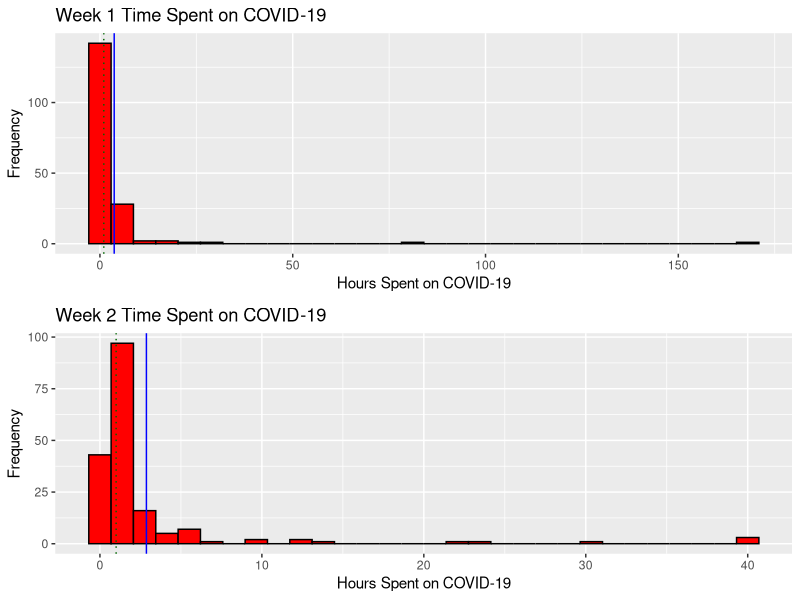

This figure's R source: (Note: this script raises an error after producing the figure.)
## ---- chunk 1
knitr::opts_chunk$set(echo = TRUE)

library(dplyr)
library(tidyverse)
library(GGally)
library(MASS)
## ---- chunk 2
setwd("~/Desktop/sta302h1/STA302H1 -- Projects/final report")
sta302_performance_data = read.csv("./data.csv", header = TRUE)
attach(sta302_performance_data)
## ---- chunk 3
rearranged_data <- sta302_performance_data %>%
    # Create a new "country" column, which is just "Country" but whose entries are factors.
    mutate(country = as.factor(Country)) %>%
  
    # TODO: Replace quiz grades, covid hours, and sta302h1 study hours with their
    # TODO: median counterparts.

    # Remove the "X" column: it's simply the row number, which isn't very useful.
    # Remove the "Country" column: column "country" already exists
    dplyr::select(-X, -Country) %>%
    
    # Rearrange similar columns side-by-side.
    relocate(country,
             COVID.hours..W1., COVID.hours..W2., COVID.hours..W3., COVID.hours..W4.,
             STA302.hours..W1., STA302.hours..W2., STA302.hours..W3., STA302.hours..W4.,
             Quiz_1_score, Quiz_2_score, Quiz_3_score, Quiz_4_score)
## ---- chunk 4
num_column_NAs = function(predictor_variable) {
  sum(is.na(predictor_variable))
}
## ---- chunk 5
row_nums_of_NA_columns = function(data, predictor_variable) {
  which(is.na(predictor_variable))
}
## ---- chunk 6
rows_with_num_NAs = function(data, num_NAs) {
  return (rowSums(is.na(data)) == num_NAs)
}
## ---- chunk 7
row_nums_of_NA_rows = function(data, num_NAs) {
  return (which(rows_with_num_NAs(data, num_NAs)))
}
## ---- chunk 8
display_histogram <- function(data, predictor_variable, histogram_title, x_axis_label) {
  ggplot(data = tibble(data), mapping = aes(x = predictor_variable)) +
    geom_histogram(col = "black", fill = "red", bins = 30) +
    labs(title = histogram_title, y = "Frequency", x = x_axis_label) + 
    geom_vline(mapping = aes(xintercept = mean(predictor_variable, na.rm = TRUE)),
               color = "blue", linetype = "solid") +
    geom_vline(mapping = aes(xintercept = median(predictor_variable, na.rm = TRUE)),
               color = "dark green", linetype = "dotted")
}
## ---- chunk 9
display_boxplot <- function(data, predictor_variable, boxplot_title, y_axis_label) {
  ggplot(mapping = aes(x = Country, y = predictor_variable)) +
    geom_boxplot(mapping = aes(x = Country, y = predictor_variable)) +
    labs(title = boxplot_title, x = "Country", y = y_axis_label)
}
## ---- chunk 10
get_row_nums_to_exclude <- function(data) {
  row_nums_with_3_NAs = which(rows_with_num_NAs(data, 3))
  row_nums_with_4_NAs = which(rows_with_num_NAs(data, 4))
  row_nums_to_exclude <- union(row_nums_with_3_NAs,
                               row_nums_with_4_NAs)
  return (row_nums_to_exclude)
}
## ---- chunk 11
display_correlation_by_country <- function(country_data) {
  colnames(country_data) <- c("W1COV", "W2COV", "W3COV", "W4COV",
                              "W1302", "W2302", "W3302", "W4302",
                              "Q1", "Q2", "Q3", "Q4")
  round(cor(country_data, use = "pairwise.complete.obs", method = "pearson"), 2)
}
## ---- chunk 12
display_residual_plot <- function(data, model, predictor_variable, predictor_variable_name) {
  fit = fitted(model)
  residuals = resid(model)
  ggplot(data = data, aes(x = predictor_variable, y = residuals)) +
    geom_point() + 
    geom_hline(yintercept = 0) + 
    labs(title = paste0("Residual Plot for Variable ", predictor_variable_name), 
         x = predictor_variable_name, y = paste0("Residuals of ", predictor_variable_name))
}
## ---- chunk 13
rows_with_0_NAs = rearranged_data[rows_with_num_NAs(rearranged_data, 0),]
rows_with_1_NAs = rearranged_data[rows_with_num_NAs(rearranged_data, 1),]
rows_with_2_NAs = rearranged_data[rows_with_num_NAs(rearranged_data, 2),]
rows_with_3_NAs = rearranged_data[rows_with_num_NAs(rearranged_data, 3),]
rows_with_4_NAs = rearranged_data[rows_with_num_NAs(rearranged_data, 4),]
## ---- chunk 14
data.frame(
  nrows_0_NAs = nrow(rows_with_0_NAs),
  nrows_1_NAs = nrow(rows_with_1_NAs),
  nrows_2_NAs = nrow(rows_with_2_NAs),
  nrows_3_NAs = nrow(rows_with_3_NAs),
  nrows_4_NAs = nrow(rows_with_4_NAs)
)
## ---- chunk 15
# row_nums_of_NA_rows(rearranged_data, 0)
## ---- chunk 16
# row_nums_of_NA_rows(rearranged_data, 1)
## ---- chunk 17
# row_nums_of_NA_rows(rearranged_data, 2)
## ---- chunk 18
# row_nums_of_NA_rows(rearranged_data, 3)
## ---- chunk 19
# row_nums_of_NA_rows(rearranged_data, 4)
## ---- chunk 20
data.frame(
  week1_covid = num_column_NAs(rearranged_data$COVID.hours..W1.),
  week2_covid = num_column_NAs(rearranged_data$COVID.hours..W2.),
  week3_covid = num_column_NAs(rearranged_data$COVID.hours..W3.),
  week4_covid = num_column_NAs(rearranged_data$COVID.hours..W4.)
)
## ---- chunk 21
data.frame(
  week1_sta302 = num_column_NAs(rearranged_data$STA302.hours..W1.),
  week2_sta302 = num_column_NAs(rearranged_data$STA302.hours..W2.),
  week3_sta302 = num_column_NAs(rearranged_data$STA302.hours..W3.),
  week4_sta302 = num_column_NAs(rearranged_data$STA302.hours..W4.)
)
## ---- chunk 22
data.frame(
  quiz1_score = num_column_NAs(rearranged_data$Quiz_1_score),
  quiz2_score = num_column_NAs(rearranged_data$Quiz_2_score),
  quiz3_score = num_column_NAs(rearranged_data$Quiz_3_score),
  quiz4_score = num_column_NAs(rearranged_data$Quiz_4_score)
)
## ---- chunk 23
quiz_grades <- rearranged_data %>%
  dplyr::select(Quiz_1_score, Quiz_2_score, Quiz_3_score, Quiz_4_score)
## ---- chunk 24
missed_0_quizzes = quiz_grades[rows_with_num_NAs(quiz_grades, 0),]
missed_1_quizzes = quiz_grades[rows_with_num_NAs(quiz_grades, 1),]
missed_2_quizzes = quiz_grades[rows_with_num_NAs(quiz_grades, 2),]
missed_3_quizzes = quiz_grades[rows_with_num_NAs(quiz_grades, 3),]
missed_4_quizzes = quiz_grades[rows_with_num_NAs(quiz_grades, 4),]
## ---- chunk 25
data.frame(
  miss_0_quizzes = nrow(missed_0_quizzes),
  miss_1_quizzes = nrow(missed_1_quizzes),
  miss_2_quizzes = nrow(missed_2_quizzes),
  miss_3_quizzes = nrow(missed_3_quizzes),
  miss_4_quizzes = nrow(missed_4_quizzes)
)
## ---- chunk 26
# which(rows_with_num_NAs(quiz_grades, 0))
## ---- chunk 27
# which(rows_with_num_NAs(quiz_grades, 1))
## ---- chunk 28
# which(rows_with_num_NAs(quiz_grades, 2))
## ---- chunk 29
# which(rows_with_num_NAs(quiz_grades, 3))
## ---- chunk 30
# which(rows_with_num_NAs(quiz_grades, 4))
## ---- chunk 31
row_nums_to_exclude <- get_row_nums_to_exclude(quiz_grades)
remaining_data = rearranged_data[-row_nums_to_exclude,]
## ---- chunk 32
rows_with_mistyped_columms = remaining_data[c(38, 83, 84, 117),]
# row 83: Country -> "canada" -- DONE
# row 84: Country -> "canada" -- DONE

# row 117: COVID.hours..W4. -> 0.5 hours -- DONE

# row 38:  STA302.hours..W3. -> 5.5<U+00A0> -- DONE
# row 117: STA302.hours..W4. -> 7.5 hours -- DONE
## ---- chunk 33
# library(janitor)
# use it to clean up data.
## ---- chunk 34
rows_with_no_country = remaining_data %>%
  dplyr::select(-country)
## ---- chunk 35
canada <- remaining_data %>%
  filter(as.character(country) == "Canada") %>%
  dplyr::select(-country)

unknown <- remaining_data %>%
  filter(is.na(as.character(country))) %>%
  dplyr::select(-country)
## ---- chunk 36
china <- remaining_data %>%
  filter(as.character(country) == "China") %>%
  dplyr::select(-country)

india <- remaining_data %>%
  filter(as.character(country) == "India") %>%
  dplyr::select(-country)

japan <- remaining_data %>%
  filter(as.character(country) == "Japan") %>%
  dplyr::select(-country)

mongolia <- remaining_data %>%
  filter(as.character(country) == "Mongolia") %>%
  dplyr::select(-country)

pakistan <- remaining_data %>%
  filter(as.character(country) == "Pakistan") %>%
  dplyr::select(-country)

singapore <- remaining_data %>%
  filter(as.character(country) == "Singapore") %>%
  dplyr::select(-country)

south_korea <- remaining_data %>%
  filter(as.character(country) == "South Korea") %>%
  dplyr::select(-country)

taiwan <- remaining_data %>%
  filter(as.character(country) == "Taiwan") %>%
  dplyr::select(-country)

uae <- remaining_data %>%
  filter(as.character(country) == "UAE") %>%
  dplyr::select(-country)

usa <- remaining_data %>%
  filter(as.character(country) == "USA") %>%
  dplyr::select(-country)
## ---- chunk 37
countries = data.frame(
  Canada = nrow(canada),
  China = nrow(china),
  India = nrow(india),
  Japan = nrow(japan),
  Mongolia = nrow(mongolia),
  Pakistan = nrow(pakistan),
  Singapore = nrow(singapore),
  South_Korea = nrow(south_korea),
  Taiwan = nrow(taiwan),
  UAE = nrow(uae),
  USA = nrow(usa),
  Unknown = nrow(unknown)
)
rownames(countries) = "Country"
t(countries)
## ---- chunk 38
library(gridExtra)  # to use grid.arrange
week1_covid_histogram = display_histogram(
  remaining_data, remaining_data$COVID.hours..W1.,
  "Week 1 Time Spent on COVID-19",
  "Hours Spent on COVID-19")
week2_covid_histogram = display_histogram(
  remaining_data, remaining_data$COVID.hours..W2.,
  "Week 2 Time Spent on COVID-19",
  "Hours Spent on COVID-19")
grid.arrange(week1_covid_histogram, week2_covid_histogram)
## ---- chunk 39
week3_covid_histogram = display_histogram(
  remaining_data, remaining_data$COVID.hours..W3.,
  "Week 3 Time Spent on COVID-19",
  "Hours Spent on COVID-19")
week4_covid_histogram = display_histogram(
  remaining_data, remaining_data$COVID.hours..W4.,
  "Week 4 Time Spent on COVID-19",
  "Hours Spent on COVID-19")
grid.arrange(week3_covid_histogram, week4_covid_histogram)
## ---- chunk 40
week1_covid_boxplot = display_boxplot(
  remaining_data, COVID.hours..W1.,
  "Week 1 Time Spent on COVID-19",
  "Hours Spent on COVID-19")
week2_covid_boxplot = display_boxplot(
  remaining_data, COVID.hours..W2.,
  "Week 2 Time Spent on COVID-19",
  "Hours Spent on COVID-19")
grid.arrange(week1_covid_boxplot, week2_covid_boxplot)
## ---- chunk 41
week3_covid_boxplot = display_boxplot(
  remaining_data, COVID.hours..W3.,
  "Week 3 Time Spent on COVID-19",
  "Hours Spent on COVID-19")
week4_covid_boxplot = display_boxplot(
  remaining_data, COVID.hours..W4.,
  "Week 4 Time Spent on COVID-19",
  "Hours Spent on COVID-19")
grid.arrange(week3_covid_boxplot, week4_covid_boxplot)
## ---- chunk 42
week1_study_histogram = display_histogram(
  remaining_data, remaining_data$STA302.hours..W1.,
  "Week 1 Time Spent Studying for STA302H1", "Hours Spent Studying for STA302H1")
week2_study_histogram = display_histogram(
  remaining_data, remaining_data$STA302.hours..W2.,
  "Week 2 Time Spent Studying for STA302H1", "Hours Spent Studying for STA302H1")
grid.arrange(week1_study_histogram, week2_study_histogram)
## ---- chunk 43
week3_study_histogram = display_histogram(
  remaining_data, remaining_data$STA302.hours..W3.,
  "Week 3 Time Spent Studying for STA302H1", "Hours Spent Studying for STA302H1")
week4_study_histogram = display_histogram(
  remaining_data, remaining_data$STA302.hours..W4.,
  "Week 4 Time Spent Studying for STA302H1", "Hours Spent Studying for STA302H1")
grid.arrange(week3_study_histogram, week4_study_histogram)
## ---- chunk 44
week1_study_boxplot = display_boxplot(
  remaining_data, STA302.hours..W1.,
  "Week 1 Time Spent Studying For STA302H1",
  "Hours Spent Studying")
week2_study_boxplot = display_boxplot(
  remaining_data, STA302.hours..W2.,
  "Week 2 Time Spent Studying For STA302H1",
  "Hours Spent Studying")
grid.arrange(week1_study_boxplot, week2_study_boxplot)
## ---- chunk 45
week3_study_boxplot = display_boxplot(
  remaining_data, STA302.hours..W3.,
  "Week 3 Time Spent Studying",
  "Hours Spent Studying")
week4_study_boxplot = display_boxplot(
  remaining_data, STA302.hours..W4.,
  "Week 4 Time Spent Studying",
  "Hours Spent Studying")
grid.arrange(week3_study_boxplot, week4_study_boxplot)
## ---- chunk 46
quiz1_histogram = display_histogram(
  remaining_data, remaining_data$Quiz_1_score, 
  "Quiz 1 Scores", "Quiz Score (out of 10)")
quiz2_histogram = display_histogram(
  remaining_data, remaining_data$Quiz_2_score, 
  "Quiz 2 Scores", "Quiz Score (out of 10)")
grid.arrange(quiz1_histogram, quiz2_histogram)
## ---- chunk 47
quiz3_histogram = display_histogram(
  remaining_data, remaining_data$Quiz_3_score, 
  "Quiz 3 Scores", "Quiz Score (out of 10)")
quiz4_histogram = display_histogram(
  remaining_data, remaining_data$Quiz_4_score, 
  "Quiz 4 Scores", "Quiz Score (out of 10)")
grid.arrange(quiz3_histogram, quiz4_histogram)
## ---- chunk 48
quiz1_boxplot = display_boxplot(
  remaining_data, Quiz_1_score,
  "Quiz 1 Scores", "Quiz Score (out of 10)")
quiz2_boxplot = display_boxplot(
  remaining_data, Quiz_2_score,
  "Quiz 2 Scores", "Quiz Score (out of 10)")
grid.arrange(quiz1_boxplot, quiz2_boxplot)
## ---- chunk 49
quiz3_boxplot = display_boxplot(
  remaining_data, Quiz_3_score,
  "Quiz 3 Scores", "Quiz Score (out of 10)")
quiz4_boxplot = display_boxplot(
  remaining_data, Quiz_4_score,
  "Quiz 4 Scores", "Quiz Score (out of 10)")
grid.arrange(quiz3_boxplot, quiz4_boxplot)
## ---- chunk 50
summary(remaining_data$COVID.hours..W1.)
## ---- chunk 51
summary(remaining_data$COVID.hours..W2.)
## ---- chunk 52
summary(remaining_data$COVID.hours..W3.)
## ---- chunk 53
summary(remaining_data$COVID.hours..W4.)
## ---- chunk 54
summary(remaining_data$STA302.hours..W1.)
## ---- chunk 55
summary(remaining_data$STA302.hours..W2.)
## ---- chunk 56
summary(remaining_data$STA302.hours..W3.)
## ---- chunk 57
summary(remaining_data$STA302.hours..W4.)
## ---- chunk 58
summary(remaining_data$Quiz_1_score)
## ---- chunk 59
summary(remaining_data$Quiz_2_score)
## ---- chunk 60
summary(remaining_data$Quiz_3_score)
## ---- chunk 61
summary(remaining_data$Quiz_4_score)
## ---- chunk 62
remaining_data_no_NAs = na.omit(remaining_data)

quiz1 = remaining_data_no_NAs$Quiz_1_score
quiz2 = remaining_data_no_NAs$Quiz_2_score
quiz3 = remaining_data_no_NAs$Quiz_3_score
quiz4 = remaining_data_no_NAs$Quiz_4_score

covid1 = remaining_data_no_NAs$COVID.hours..W1.
covid2 = remaining_data_no_NAs$COVID.hours..W2.
covid3 = remaining_data_no_NAs$COVID.hours..W3.
covid4 = remaining_data_no_NAs$COVID.hours..W4.

study1 = remaining_data_no_NAs$STA302.hours..W1.
study2 = remaining_data_no_NAs$STA302.hours..W2.
study3 = remaining_data_no_NAs$STA302.hours..W3.
study4 = remaining_data_no_NAs$STA302.hours..W4.

country = remaining_data_no_NAs$country
## ---- chunk 63
# single variable per term = additive model
first_model = lm(
  quiz4 ~ 
    quiz1  # scatterplot seems to have no relationship
  + quiz2  # scatterplot seems to have no relationship
  + quiz3  # scatterplot looks more linear
  + covid1 # must add this linear term b/c i have a quadratic term 
  + I(covid1 ^ 2)  # scatterplot looks more quadratic
  + covid2 # must add this linear term b/c i have a quadratic term 
  + I(covid2 ^ 2)  # scatterplot looks more quadratic
  + covid3
  # + I(covid3 ^ 2) # scatterplot looks less quadratic
  + covid4  # must add this linear term b/c i have a quadratic term 
  + I(covid4 ^ 2) # scatterplot looks more quadratic
  + I(covid1 * covid2) # first impressions from correlation matrix
  + I(covid2 * covid3) # correlation = 0.67
  + I(covid2 * covid4) # discard: correlation = 0.71
  + I(covid3 * covid4) # correlation = 0.72
  + I(study1 * study2)  # correlation = 0.61
  + I(study1 * study3)  # correlation = 0.58
  + I(study2 * study3)  # correlation = 0.70
  + I(study3 * study4)  # correlation = 0.62
  + country  # for simplicity, but backwards process shows this term is not significant
)
summary(first_model)
## ---- chunk 64
stepAIC(first_model, direction = "forward")$anova
## ---- chunk 65
stepAIC(first_model, direction = "backward")$anova
## ---- chunk 66
stepAIC(first_model, direction = "both")$anova
## ---- chunk 67
final_model = lm(
  quiz4 ~ quiz3
  + I(covid1 ^ 2)   # don't remove, else all other terms become insignificant
  + I(covid1 * covid2) 
  + I(covid2 * covid3)  # don't remove, else all other terms become insignificant
  + I(study1 * study2) 
  + I(study1 * study3)  # maybe don't remove?
  + I(study2 * study3) 
  + I(study3 * study4)
)
summary(final_model)
## ---- chunk 68
stepAIC(final_model, direction = "forward")$anova
## ---- chunk 69
stepAIC(final_model, direction = "backward")$anova
## ---- chunk 70
stepAIC(final_model, direction = "both")$anova
## ---- chunk 71
# I decide to remove more terms for simplicity.
third_model = lm(
quiz4 ~ quiz3
  # + I(covid1 ^ 2)  # this lone quadratic term add a lot of complexity for negligible change in R^2 and adjusted R^2.
  # + I(covid1 * covid2) + I(covid2 * covid3) # these terms alone add complexity -- harder to interpret the statement when discussing 2-week or 3-week gaps between covid weeks of interest # TODO: does it affect significance?
  + I(study1 * study2) 
# + I(study1 * study3)  # make weeks consecutive: "want to see correlation from week to week", rather than non-consecutive weeks.
  + I(study2 * study3) 
  + I(study3 * study4)
)
summary(third_model)
## ---- chunk 72
# Doing stepAIC on a well-fitted model produces the same model.
# The model is already in a "steady state."
stepAIC(third_model, direction = "both")$anova
## ---- chunk 73
stepAIC(third_model, direction = "forward")$anova
## ---- chunk 74
stepAIC(third_model, direction = "backward")$anova
## ---- chunk 75
fourth_model = lm(quiz4 ~ quiz3)
summary(fourth_model)
## ---- chunk 76
stepAIC(fourth_model, direction = "forward")$anova
## ---- chunk 77
stepAIC(fourth_model, direction = "backward")$anova
## ---- chunk 78
stepAIC(fourth_model, direction = "both")$anova
## ---- chunk 79
additive_model = lm(
  quiz4 ~ quiz1 + quiz2 + quiz3
  + covid1 + covid2 + covid3 + covid4
  + study1 + study2 + study3 + study4
  + country
)
summary(additive_model)
## ---- chunk 80
stepAIC(additive_model, direction = "forward")$anova
## ---- chunk 81
stepAIC(additive_model, direction = "backward")$anova
## ---- chunk 82
stepAIC(additive_model, direction = "both")$anova
## ---- chunk 83
library(ggforce)  # zooming in on plots
display_residual_plot(remaining_data_no_NAs, final_model, covid1 ^ 2, "covid1 ^ 2") + 
  facet_zoom(xlim = c(0, 40))  # try upper limit = 70
## ---- chunk 84
display_residual_plot(remaining_data_no_NAs, final_model, covid1 * covid2, "covid1 * covid2") + 
  facet_zoom(xlim = c(0, 50))  # try upper limit = 100
## ---- chunk 85
display_residual_plot(remaining_data_no_NAs, final_model, covid2 * covid3, "covid2 * covid3")
## ---- chunk 86
display_residual_plot(remaining_data_no_NAs, final_model, study1 * study2, "study1 * study2")
## ---- chunk 87
display_residual_plot(remaining_data_no_NAs, final_model, study1 * study3, "study1 * study3")
## ---- chunk 88
display_residual_plot(remaining_data_no_NAs, final_model, study2 * study3, "study2 * study3")
## ---- chunk 89
display_residual_plot(remaining_data_no_NAs, final_model, study3 * study4, "study3 * study4")
## ---- chunk 90
plot(final_model)
## ---- chunk 91
hist(lm(final_model)$residuals)
## ---- chunk 92
mean(lm(final_model)$residuals)
## ---- chunk 93
median(lm(final_model)$residuals)
## ---- chunk 94
predicted_values = predict(final_model)
actual_values = remaining_data_no_NAs$Quiz_4_score
## ---- chunk 95
mean(predicted_values - actual_values)
## ---- chunk 96
median(predicted_values - actual_values)
## ---- chunk 97
hist(predicted_values - actual_values)
## ---- chunk 98
t.test(predicted_values - actual_values)
## ---- chunk 99
library(caTools)  # for sample.split
set.seed(888)
sample = sample.split(remaining_data_no_NAs, SplitRatio = 0.55)
training_data = subset(remaining_data_no_NAs, sample == TRUE)
testing_data  = subset(remaining_data_no_NAs, sample == FALSE)
## ---- chunk 100
training_data_no_NAs = na.omit(training_data)

quiz1 = training_data_no_NAs$Quiz_1_score
quiz2 = training_data_no_NAs$Quiz_2_score
quiz3 = training_data_no_NAs$Quiz_3_score
quiz4 = training_data_no_NAs$Quiz_4_score

covid1 = training_data_no_NAs$COVID.hours..W1.
covid2 = training_data_no_NAs$COVID.hours..W2.
covid3 = training_data_no_NAs$COVID.hours..W3.
covid4 = training_data_no_NAs$COVID.hours..W4.

study1 = training_data_no_NAs$STA302.hours..W1.
study2 = training_data_no_NAs$STA302.hours..W2.
study3 = training_data_no_NAs$STA302.hours..W3.
study4 = training_data_no_NAs$STA302.hours..W4.

country = training_data_no_NAs$country
## ---- chunk 101
final_model = lm(
  quiz4 ~ quiz3
  + I(covid1 ^ 2)   # don't remove, else all other terms become insignificant
  + I(covid1 * covid2) 
  + I(covid2 * covid3)  # don't remove, else all other terms become insignificant
  + I(study1 * study2) 
  + I(study1 * study3)  # maybe don't remove?
  + I(study2 * study3) 
  + I(study3 * study4)
)
summary(final_model)
## ---- chunk 102
testing_data_no_NAs = na.omit(testing_data)

quiz1 = testing_data_no_NAs$Quiz_1_score
quiz2 = testing_data_no_NAs$Quiz_2_score
quiz3 = testing_data_no_NAs$Quiz_3_score
quiz4 = testing_data_no_NAs$Quiz_4_score

covid1 = testing_data_no_NAs$COVID.hours..W1.
covid2 = testing_data_no_NAs$COVID.hours..W2.
covid3 = testing_data_no_NAs$COVID.hours..W3.
covid4 = testing_data_no_NAs$COVID.hours..W4.

study1 = testing_data_no_NAs$STA302.hours..W1.
study2 = testing_data_no_NAs$STA302.hours..W2.
study3 = testing_data_no_NAs$STA302.hours..W3.
study4 = testing_data_no_NAs$STA302.hours..W4.

country = testing_data_no_NAs$country
## ---- chunk 103
predicted_values = predict(final_model, testing_data_no_NAs)
actual_values = testing_data$Quiz_4_score
## ---- chunk 104
mean(predicted_values - actual_values)
## ---- chunk 105
median(predicted_values - actual_values)
## ---- chunk 106
hist(predicted_values - actual_values)
## ---- chunk 107
t.test(predicted_values - actual_values)
